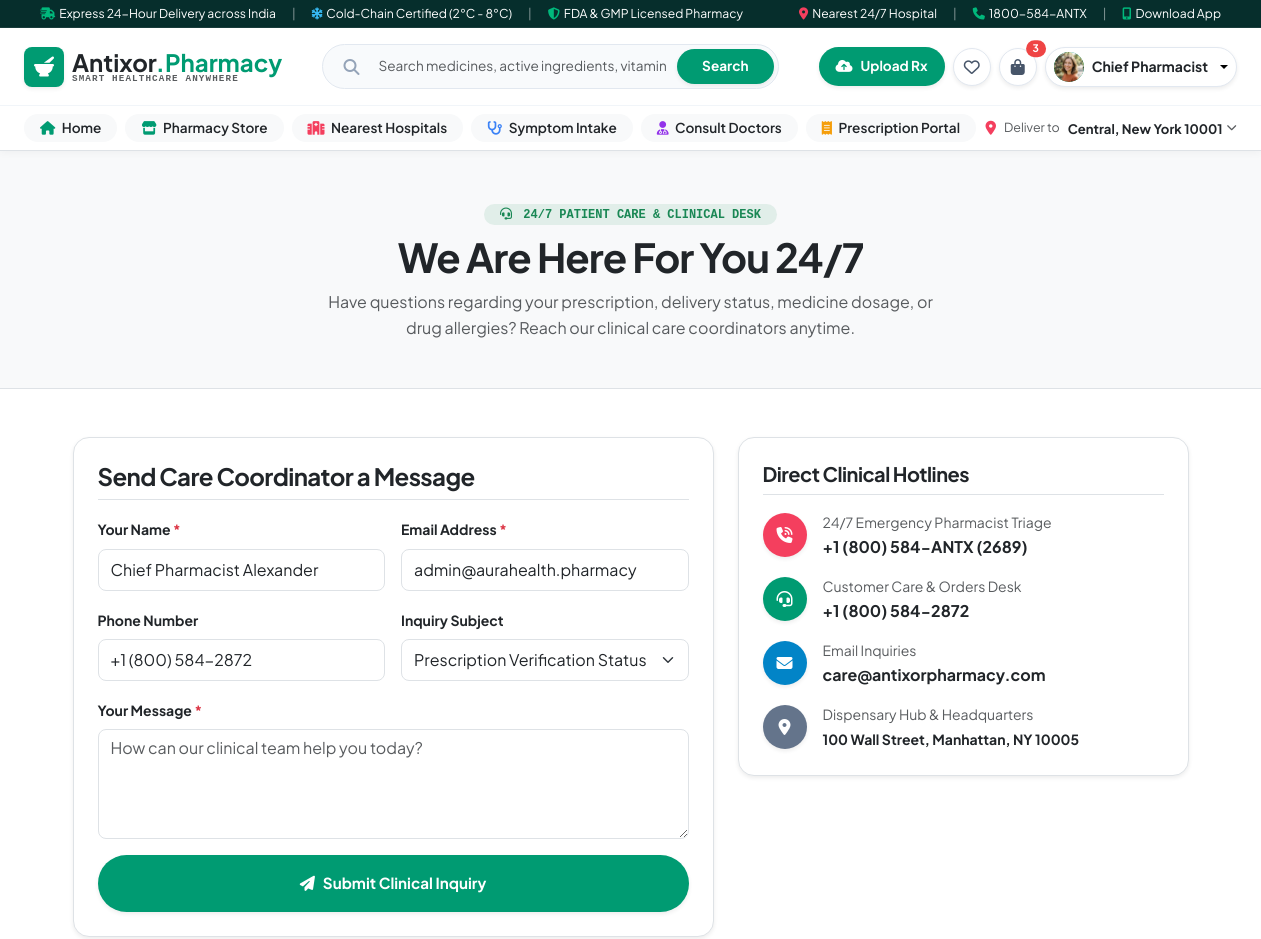
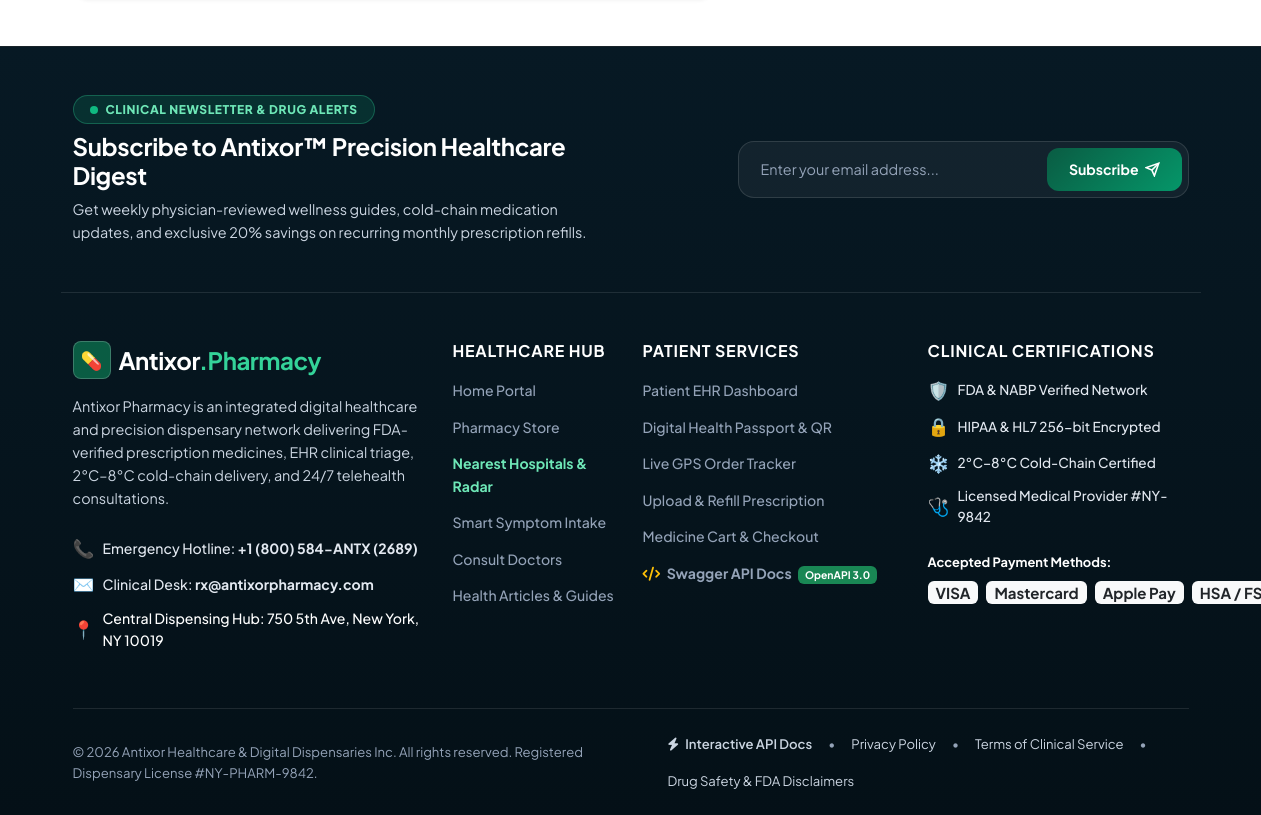
The app's page /contact/ (signed in) with its own data (2 pictures, top to bottom).
### apps/core/models.py (models this page shows, shortened)
class User(AbstractUser):
    USER_TYPE_CHOICES = (
        ('PATIENT', 'Patient / Customer'),
        ('PHARMACIST', 'Certified Pharmacist'),
        ('DOCTOR', 'Doctor / Healthcare Specialist'),
        ('ADMIN', 'Administrator'),
    )
    user_type = models.CharField(max_length=20, choices=USER_TYPE_CHOICES, default='PATIENT')
    digital_health_id = models.CharField(max_length=30, blank=True, null=True, unique=True, help_text="Unique Digital Health ID like ANT-P-882194")
    phone_number = models.CharField(max_length=20, blank=True, null=True)
    avatar = models.ImageField(upload_to='avatars/', blank=True, null=True)
    date_of_birth = models.DateField(blank=True, null=True)
    blood_group = models.CharField(max_length=10, blank=True, null=True, default='O+')
    medical_allergies = models.TextField(blank=True, null=True, help_text="e.g. Penicillin, Sulfa drugs, Aspirin")
    chronic_conditions = models.TextField(blank=True, null=True, help_text="e.g. Type 2 Diabetes, Hypertension, Asthma")
    emergency_contact = models.CharField(max_length=100, blank=True, null=True, help_text="Contact Person Name")
    emergency_phone = models.CharField(max_length=30, blank=True, null=True, help_text="Emergency Phone Number")
    @property
    def full_name(self):
        if self.first_name or self.last_name:
            return f"{self.first_name} {self.last_name}".strip()
        return self.username

### apps/core/views.py (the view)
# urls.py: path('contact/', contact_view, name='contact'),
def contact_view(request):
    return render(request, 'pages/contact.html')

### apps/orders/models.py (called while the page is built)
    @property
    def total_items(self):
        return sum(item.quantity for item in self.items.all())

    @property
    def subtotal(self):
        return sum(item.subtotal for item in self.items.all())

    @property
    def shipping_fee(self):
        if self.subtotal >= 35 or self.subtotal == 0:
            return 0.0
        return 4.99

    @property
    def grand_total(self):
        return float(self.subtotal) + float(self.shipping_fee)

### templates/pages/contact.html (shortened to what this page needs)
{% extends 'base.html' %}
{% load static %}
{% block content %}
{% include 'partials/navbar.html' %}
<div class="bg-light py-5 border-bottom">
  <div class="container text-center">
    <span class="badge bg-success bg-opacity-10 text-success fw-bold px-3 py-1 rounded-pill mb-2 font-monospace">
      <i class="fa-solid fa-headset me-1"></i> 24/7 PATIENT CARE &amp; CLINICAL DESK
    </span>
    <h1 class="display-6 fw-bold text-dark mb-2">We Are Here For You 24/7</h1>
    <p class="text-muted mx-auto mb-0" style="max-width: 620px;">
      Have questions regarding your prescription, delivery status, medicine dosage, or drug allergies? Reach our clinical care coordinators anytime.
    </p>
  </div>
</div>
<div class="container py-5">
  <div class="row g-4">
    <div class="col-lg-7">
      <div class="card border rounded-4 p-4 shadow-sm bg-white">
        <h4 class="fw-bold text-dark mb-3 pb-2 border-bottom">Send Care Coordinator a Message</h4>
        <form id="aura-contact-form">
          <div class="row g-3">
            <div class="col-md-6">
              <label class="form-label fw-bold small text-dark">Your Name <span class="text-danger">*</span></label>
              <input type="text" name="name" class="form-control rounded-3 py-2" placeholder="e.g. Sarah Ahmed" value="{% if user.is_authenticated %}{{ user.get_full_name|default:user.username }}{% endif %}" required>
            </div>
            <div class="col-md-6">
              <label class="form-label fw-bold small text-dark">Email Address <span class="text-danger">*</span></label>
              <input type="email" name="email" class="form-control rounded-3 py-2" placeholder="e.g. you@example.com" value="{% if user.is_authenticated %}{{ user.email }}{% endif %}" required>
            </div>
            <div class="col-md-6">
              <label class="form-label fw-bold small text-dark">Phone Number</label>
              <input type="tel" name="phone" class="form-control rounded-3 py-2" placeholder="+1 (555) 000-0000" value="{% if user.is_authenticated %}{{ user.phone_number|default:'' }}{% endif %}">
            </div>
            <div class="col-md-6">
              <label class="form-label fw-bold small text-dark">Inquiry Subject</label>
              <select name="subject" class="form-select rounded-3 py-2">
                <option value="Prescription Verification Status">Prescription Verification Status</option>
              </select>
            </div>
            <div class="col-12">
              <label class="form-label fw-bold small text-dark">Your Message <span class="text-danger">*</span></label>
              <textarea name="message" class="form-control rounded-3" rows="4" placeholder="How can our clinical team help you today?" required></textarea>
            </div>
            <div class="col-12">
              <button type="submit" class="btn w-100 py-3 rounded-pill fw-bold text-white shadow-sm d-flex align-items-center justify-content-center gap-2" style="background-color: #009b72; font-size: 0.95rem;">
                <i class="fa-solid fa-paper-plane"></i>
                <span>Submit Clinical Inquiry</span>
              </button>
            </div>
          </div>
        </form>
      </div>
    </div>
    <div class="col-lg-5">
      <div class="card border rounded-4 p-4 shadow-sm bg-white mb-4">
        <h5 class="fw-bold text-dark mb-3 pb-2 border-bottom">Direct Clinical Hotlines</h5>
        <div class="d-flex align-items-center gap-3 mb-3">
          <div class="rounded-circle text-white d-flex align-items-center justify-content-center shadow-sm" style="width: 44px; height: 44px; background-color: #f43f5e;">
            <i class="fa-solid fa-phone-volume"></i>
          </div>
          <div>
            <div class="text-muted small">24/7 Emergency Pharmacist Triage</div>
            <a href="tel:18002684967" class="text-dark fw-bold fs-6 text-decoration-none">+1 (800) 584-ANTX (2689)</a>
          </div>
        </div>
        <div class="d-flex align-items-center gap-3 mb-3">
          <div class="rounded-circle text-white d-flex align-items-center justify-content-center shadow-sm" style="width: 44px; height: 44px; background-color: #009b72;">
            <i class="fa-solid fa-headset"></i>
          </div>
          <div>
            <div class="text-muted small">Customer Care &amp; Orders Desk</div>
            <strong class="text-dark fs-6">+1 (800) 584-2872</strong>
          </div>
        </div>
        <div class="d-flex align-items-center gap-3 mb-3">
          <div class="rounded-circle text-white d-flex align-items-center justify-content-center shadow-sm" style="width: 44px; height: 44px; background-color: #0284c7;">
            <i class="fa-solid fa-envelope"></i>
          </div>
          <div>
            <div class="text-muted small">Email Inquiries</div>
            <a href="mailto:care@antixorpharmacy.com" class="text-dark fw-bold fs-6 text-decoration-none">care@antixorpharmacy.com</a>
          </div>
        </div>
        <div class="d-flex align-items-center gap-3">
          <div class="rounded-circle text-white d-flex align-items-center justify-content-center shadow-sm" style="width: 44px; height: 44px; background-color: #64748b;">
            <i class="fa-solid fa-location-dot"></i>
          </div>
          <div>
            <div class="text-muted small">Dispensary Hub &amp; Headquarters</div>
            <strong class="text-dark small">100 Wall Street, Manhattan, NY 10005</strong>
          </div>
        </div>
      </div>
    </div>
  </div>
</div>
{% include 'partials/footer.html' %}
{% endblock %}

### static/css/antixor.css (style rules this page uses)
:root { --antixor-green-primary: #0a5c43; --antixor-green-hover: #064431; --antixor-green-accent: #10b981; --antixor-green-badge: #d1fae5; --antixor-green-badge-txt: #065f46; --antixor-mint-bg: #e6f7f2; --antixor-mint-soft: #edf9f5; --antixor-mint-light: #f4fbf8; --antixor-dark-teal: #072635; --antixor-dark-footer: #0a2533; --antixor-dark-navy: #051b26; --antixor-heading-dark: #0e1726; --antixor-body-slate: #334155; --antixor-muted-slate: #64748b; --antixor-border-slate: #e2e8f0; --antixor-bg-light: #f8fafc; --antixor-white: #ffffff; --antixor-gold-star: #f59e0b; --antixor-coral-badge: #f43f5e; --antixor-blue-badge: #0284c7; --antixor-radius-pill: 9999px; --antixor-radius-card: 20px; --antixor-radius-inner: 14px; --antixor-shadow-sm: 0 2px 8px rgba(14, 23, 38, 0.04); --antixor-shadow-card: 0 10px 30px -4px rgba(14, 23, 38, 0.06); --antixor-shadow-hover: 0 18px 40px -4px rgba(10, 92, 67, 0.14); --antixor-transition: all 0.28s cubic-bezier(0.16, 1, 0.3, 1); }
* { box-sizing: border-box; }
body { font-family: 'Plus Jakarta Sans', system-ui, -apple-system, sans-serif; color: var(--antixor-body-slate); background-color: var(--antixor-white); line-height: 1.6; overflow-x: hidden; -webkit-font-smoothing: antialiased; }
h1, h2, h3, h4, h5, h6 { color: var(--antixor-heading-dark); font-weight: 700; letter-spacing: -0.025em; }
a { color: var(--antixor-green-primary); text-decoration: none; transition: var(--antixor-transition); }

### records on screen
User: name "Chief Pharmacist Alexander", email "admin@aurahealth.pharmacy", phone "+1 (800) 584-2872"

### other values on screen
{{ global_cart_count|default:"3" }} "3"
